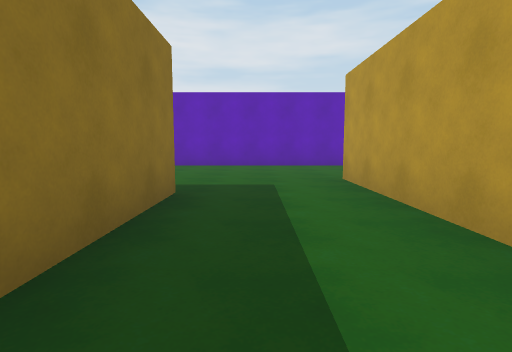
View 1 (above)

18 first-person views from a walk through a 3-D level made in the Unity game engine. The camera is 1.2 m above the floor, tilts 6° down and sees 80° across. The floor is counted in squares, 2 m on a side. Each view is taken from the middle of a square. On the plan, view 1 faces up. The plan holds only what a view shows up to about 9 squares ahead; the rest is blank. The place goes on beyond the plan. The player is left out.

View 2
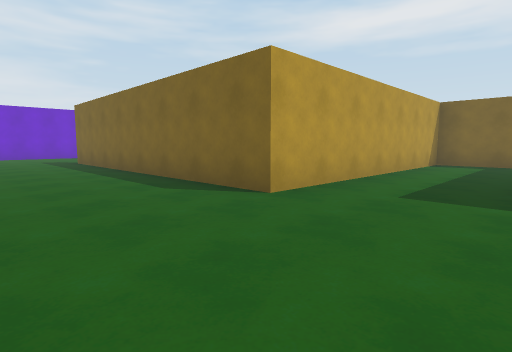

View 3
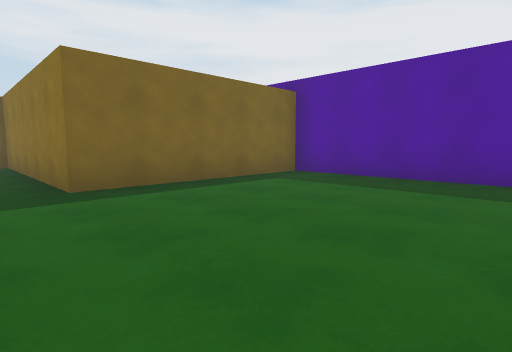

View 4
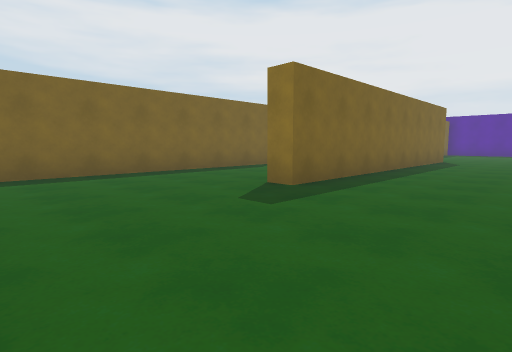

View 5
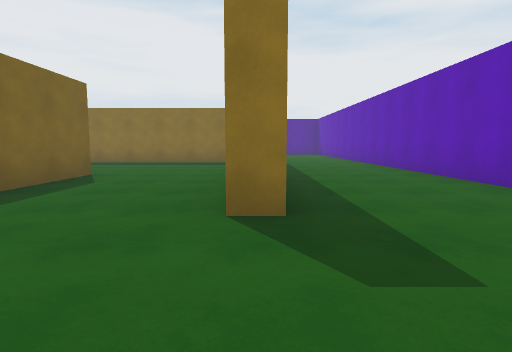

View 6
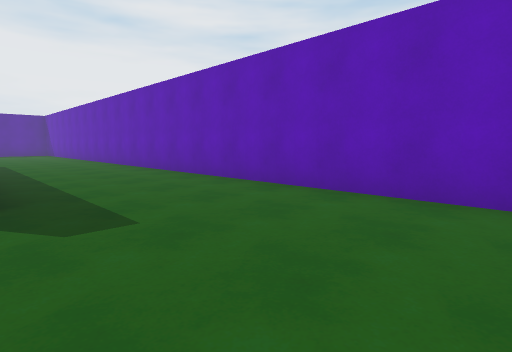

View 7
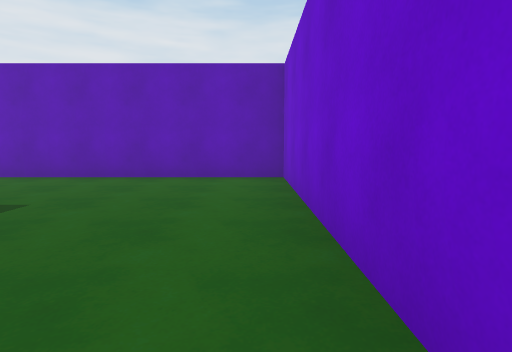

View 8
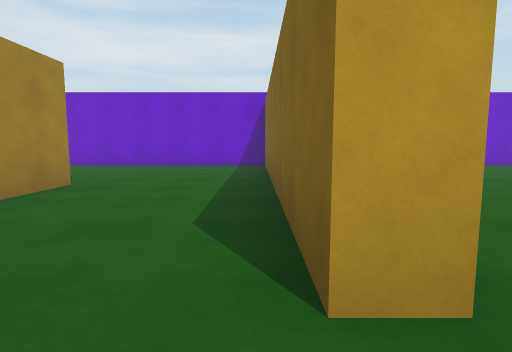

View 9
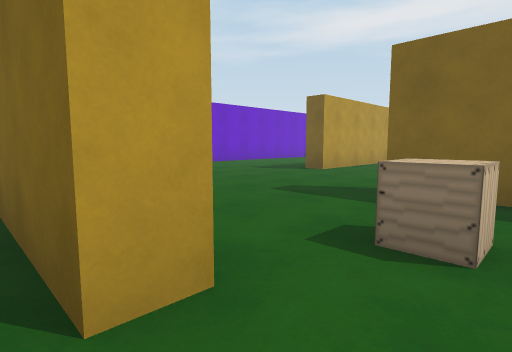

View 10
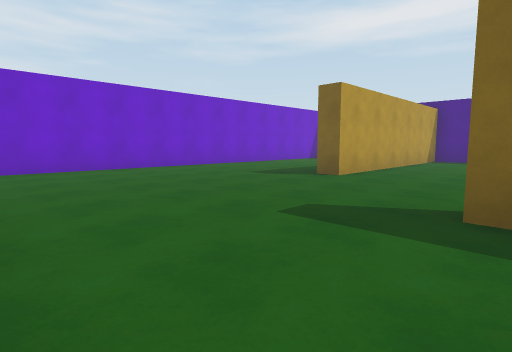

View 11
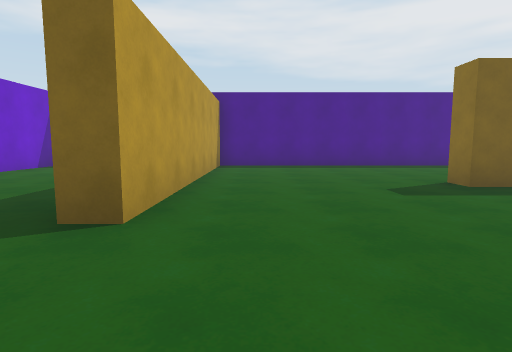

View 12
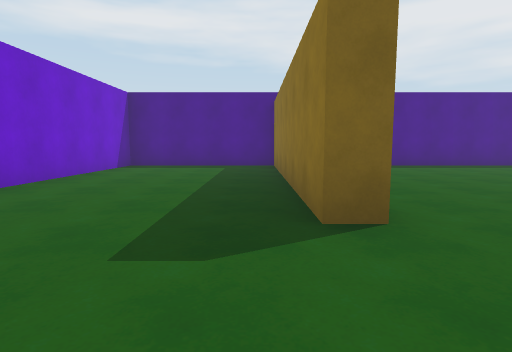

View 13
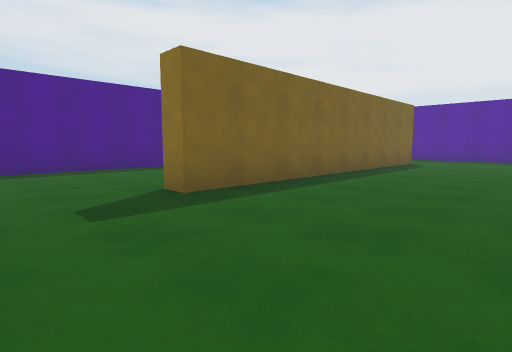

View 14
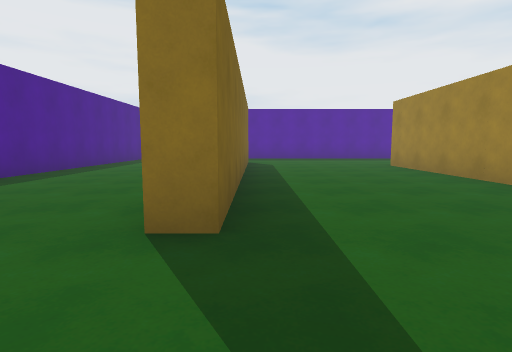

View 15
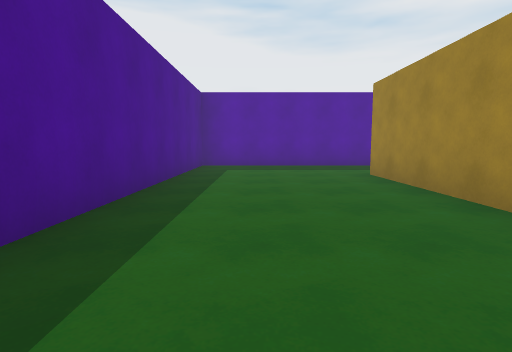

View 16
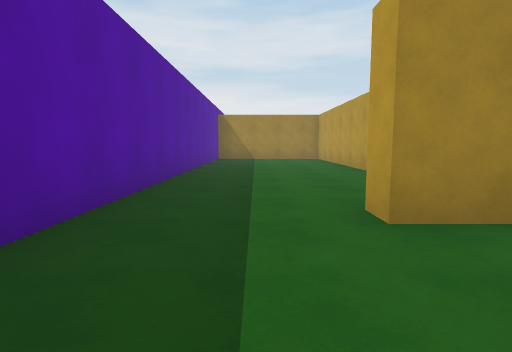

View 17
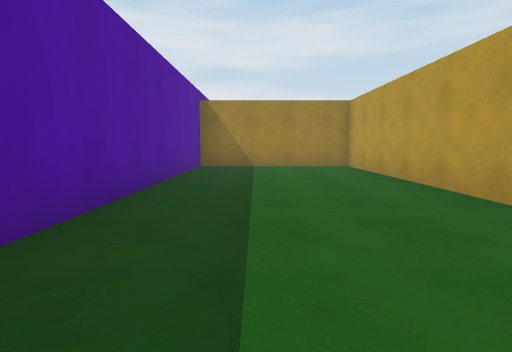

View 18
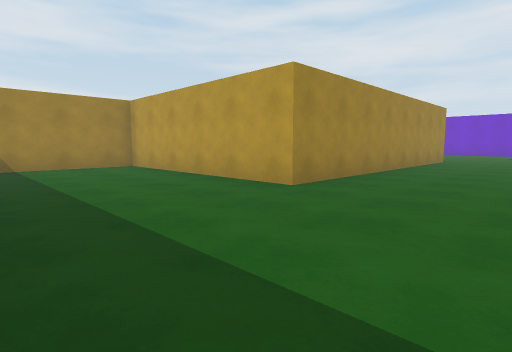

### Floor plan
Points are (right, up) in squares from view 1. A wall is a line through its corners. A room is listed if a view was taken in it or the views show most of it. See-through windows are left out.
Room 1 (views 1, 2, 3, 4, 5, 6, 7)
walls: (6, 1.8) (13.5, 1.8) (13.5, 8.5) (-2.4, 8.5); (-5.5, 7.6) (-5.5, 3.8) (-1, 3.8) (-1, -1.8) (1.5, -1.8) (1.5, 5.2) (9.5, 5.2) (9.5, 4.7) (8.1, 4.7)
ways out: opening at (5.5, 3.5) to room 2
Room 2 (views 8, 9, 10, 11, 12, 13, 14, 15, 16, 17, 18)
walls: (5.1, -2.2) (-1.5, -2.2) (-1.5, 3.2) (-5.5, 3.2) (-5.5, -10.5) (9, -10.5) (9, -4.3) (9.5, -4.3) (9.5, -10.5) (13.5, -10.5) (13.5, 0.4); (5.2, -1.8) (6.5, -1.8); (0.4, -6.7) (-3, -6.7) (-3, -6.2); (6, 1.1) (6, 1.8); (-2.6, -6.2) (5, -6.2) (5, -6.8)
ways out: opening at (5.5, 3.5) to room 1
objects: crate (6, 0)

Where each view was taken, in squares from view 1:
view 1: 0 up, 0 right, facing up
view 2: 8 up, 1 left, facing down-right
view 3: 8 up, 0 right, facing down-left
view 4: 8 up, 13 right, facing down-left
view 5: 5 up, 12 right, facing left
view 6: 5 up, 13 right, facing up-left
view 7: 3 up, 13 right, facing up
view 8: 2 up, 5 right, facing right
view 9: 2 up, 5 right, facing down-right
view 10: 1 up, 6 right, facing down-right
view 11: 2 down, 8 right, facing down
view 12: 2 down, 10 right, facing down
view 13: 3 down, 7 right, facing down-left
view 14: 6 down, 7 right, facing left
view 15: 9 down, 3 right, facing left
view 16: 9 down, 4 left, facing up
view 17: 5 down, 4 left, facing up
view 18: 5 down, 5 left, facing up-right
